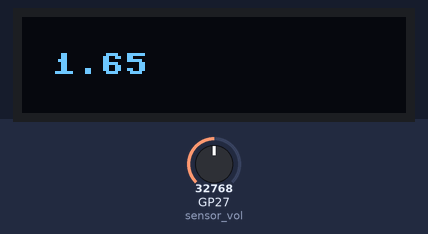
Recording of a program running on a simulated Raspberry Pi Pico running MicroPython. On the bench: 128×32 one-colour display. The inputs (shaded band) are chosen by the test bench; at power-on: GP27 (sensor_vol) = 32768 (analog values on the 0–65535 scale). What the program prints to the serial console is not drawn.

Above: at 1.3 s.
1.4 s: GP27 (sensor_vol) set to 45874
At 3.0 s:
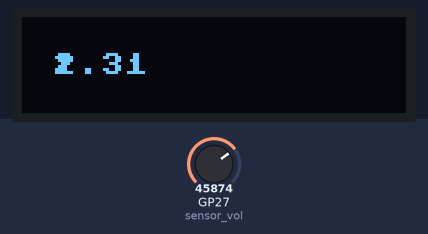
3.9 s: GP27 (sensor_vol) set to 57670
At 6.0 s:
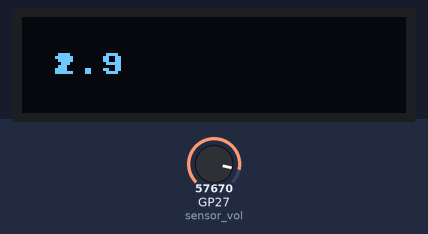
6.9 s: GP27 (sensor_vol) set to 65535
At 9.0 s:
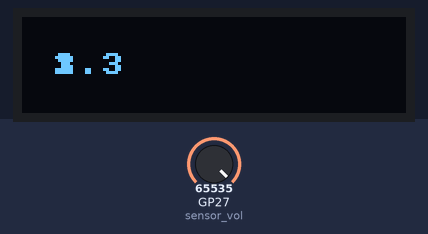
Timing chart, 0 to 10.5 s (numbered marks = the images above; inputs shaded):
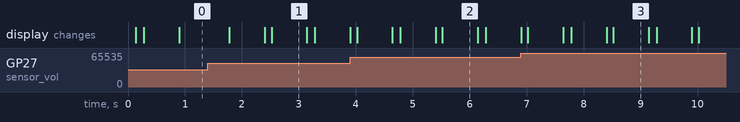

Measured:
- after the input at 1.4 s, the display: first differs from a run without the input after 1.0 s (image 1 shows a later state)
- what the display in image 1 shows lasts 0.6 s, from 2.5 s to 3.1 s

The program:

OLED.py
```python
from machine import Pin, I2C, UART, ADC
from ssd1306 import SSD1306_I2C
from time import sleep
import time
sensor_vol = machine.ADC(1)
conversion_factor = 3.3/65535

comm = machine.UART(1,115200)
#comm.init(9600, bits = 8, parity = None, stop = 1, time out = 2000)
uart = UART(0, tx = Pin(0), rx = Pin(1))
#iniit Display
i2c = I2C(0, sda = Pin(12), scl = Pin(13), freq = 40000)
oled = SSD1306_I2C(128, 32, i2c)
oled.fill(0)

while True:
    vol = sensor_vol.read_u16()*conversion_factor

    vol_a = round(vol,2)
    vol_b = round(vol)
    isp = float(vol_a)
    print(isp)
    sleep(0.02)

    for i in range(0, 2, 1):
        disp = str(i)
        oled.text(disp, 10 , 12)
        oled.show()
        time.sleep(0.5)
        oled.fill(0)
        isp = str(isp)
        oled.text(isp, 10,12)
        oled.show()
```
